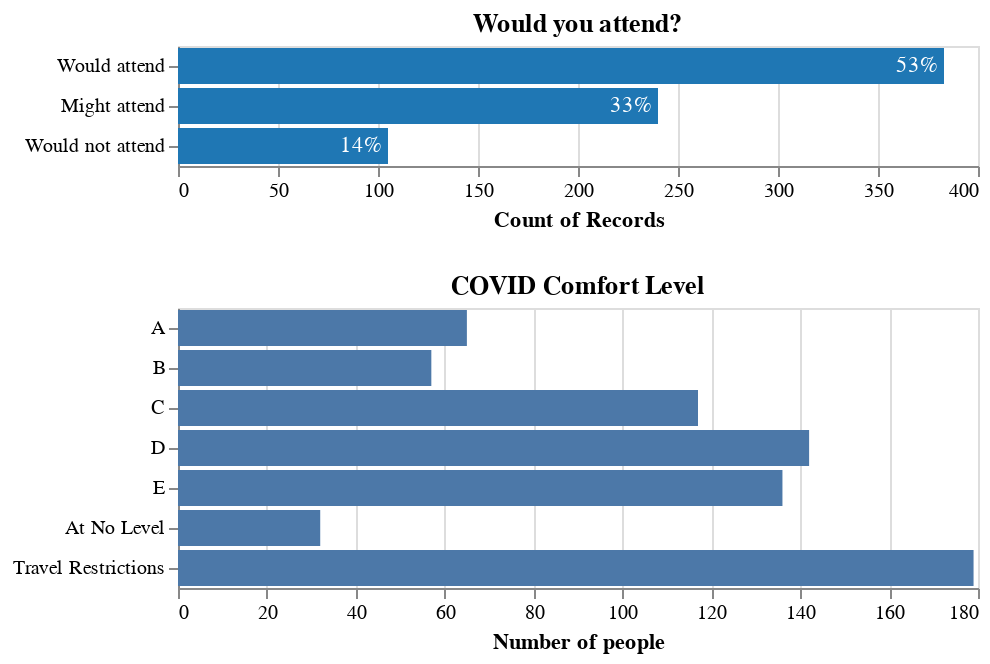

Notebook code for this chart:
### Markdown cell above
And by looking at weather or not people will attend can tell us a bit about how much they have factored the risk into this:

### Code cell
brush = alt.selection_single(encodings=['y'])

attend_histo = (
    alt.Chart(data=survey, title="Would you attend?")
       .transform_joinaggregate(total='count(*)')
       .transform_calculate(pct='1 / datum.total')
       .mark_bar()
       .encode(
           x=alt.X(shorthand="count(attend)"),
           y=alt.Y(shorthand="attend:N", title="", sort="-x"),
           color=alt.condition(brush, default_color, alt.value('orange'))
       )
)
attend_text = (
    attend_histo.mark_text(align="right", dx=-3)
                .encode(
                    text=alt.Text("sum(pct):Q", format=".0%"),
                    color=alt.value("white")
                )
)

covid = (alt.Chart(data=survey, title="COVID Comfort Level")
    .transform_joinaggregate(total='count(*)')
    .transform_calculate(pct='1 / datum.total')
    .mark_bar()
    .transform_filter(brush)
    .encode(
        y=alt.Y(shorthand="covid_comfort:N", sort=['A', 'B', 'C', 'D', 'E', 'At No Level', 'Travel Restrictions'], title=""),
        x=alt.X(shorthand="count()",title="Number of people"),
        tooltip=alt.Tooltip("sum(pct):N", format=".0%"),
    )
)

(attend_histo.add_selection(brush) + attend_text) & covid

### Figure 1 — Vega-Lite specification as saved in the notebook (floating-point values rounded to 4 significant figures; data arrays with more than 128 entries replaced by an {"elided": "..."} marker saying what was removed)
{"config": {"view": {"continuousWidth": 400, "continuousHeight": 300}}, "vconcat": [{"layer": [{"mark": "bar", "encoding": {"color": {"condition": {"value": "#1f77b4", "selection": "selector002"}, "value": "orange"}, "x": {"aggregate": "count", "field": "attend", "type": "nominal"}, "y": {"field": "attend", "sort": "-x", "title": "", "type": "nominal"}}, "selection": {"selector002": {"type": "single", "encodings": ["y"]}}, "title": "Would you attend?", "transform": [{"joinaggregate": [{"op": "count", "field": "*", "as": "total"}]}, {"calculate": "1 / datum.total", "as": "pct"}]}, {"mark": {"type": "text", "align": "right", "dx": -3}, "encoding": {"color": {"value": "white"}, "text": {"aggregate": "sum", "field": "pct", "format": ".0%", "type": "quantitative"}, "x": {"aggregate": "count", "field": "attend", "type": "nominal"}, "y": {"field": "attend", "sort": "-x", "title": "", "type": "nominal"}}, "title": "Would you attend?", "transform": [{"joinaggregate": [{"op": "count", "field": "*", "as": "total"}]}, {"calculate": "1 / datum.total", "as": "pct"}]}]}, {"mark": "bar", "encoding": {"tooltip": {"aggregate": "sum", "field": "pct", "format": ".0%", "type": "nominal"}, "x": {"aggregate": "count", "title": "Number of people", "type": "quantitative"}, "y": {"field": "covid_comfort", "sort": ["A", "B", "C", "D", "E", "At No Level", "Travel Restrictions"], "title": "", "type": "nominal"}}, "title": "COVID Comfort Level", "transform": [{"joinaggregate": [{"op": "count", "field": "*", "as": "total"}]}, {"calculate": "1 / datum.total", "as": "pct"}, {"filter": {"selection": "selector002"}}]}], "data": {"name": "data-ac9e26ac13768d481eb3977902d96960"}, "$schema": "https://vega.github.io/schema/vega-lite/v4.17.0.json", "datasets": {"data-ac9e26ac13768d481eb3977902d96960": {"elided": "728 records"}}}
